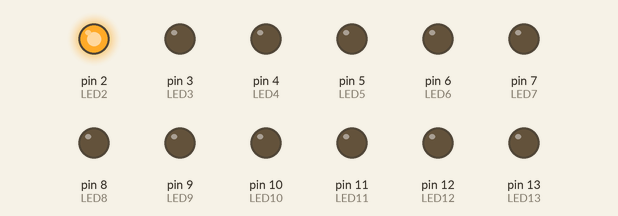
A sketch run on a simulated Arduino Uno, built with avr-gcc and run on an emulated ATmega328P. Parts: output pins drawn as LEDs (lit = HIGH).

Above: at 0.05 s.
At 0.85 s:
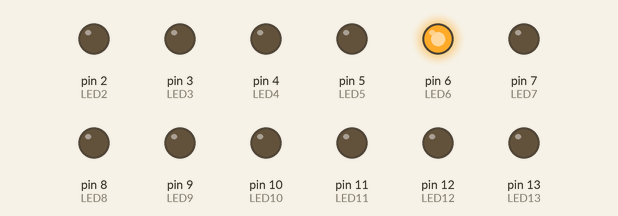
At 1.45 s:
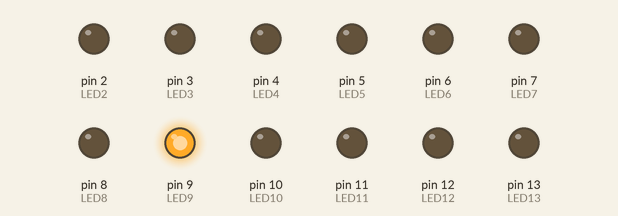
At 2.75 s:
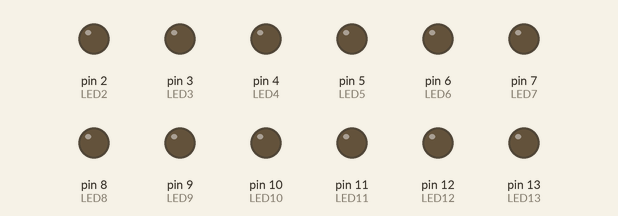
At 4.05 s:
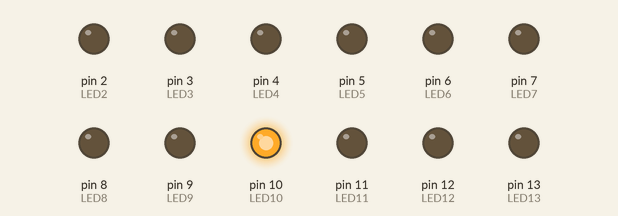
At 5.45 s:
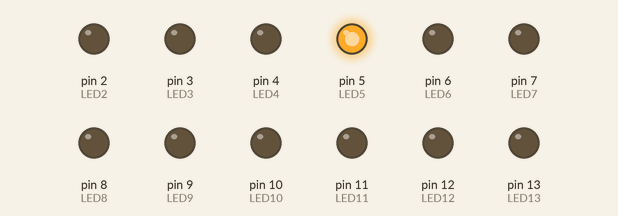
Timing chart, 0 to 5.8 s (numbered marks = the images above):
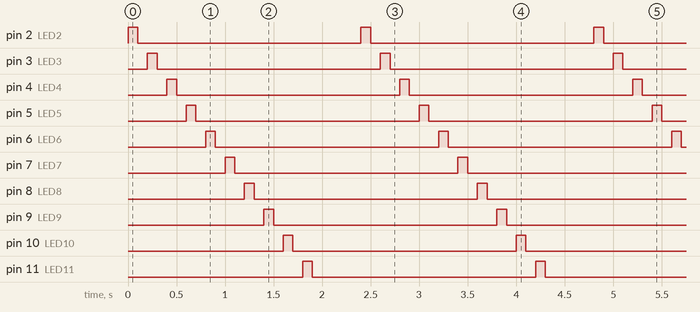

Measured:
- by itself, pin 2 (LED2), pin 3 (LED3), pin 4 (LED4), pin 5 (LED5), pin 6 (LED6), pin 7 (LED7), pin 8 (LED8), pin 9 (LED9), pin 10 (LED10), pin 11 (LED11), pin 12 (LED12), pin 13 (LED13): alternates HIGH for 0.10 s and LOW for 2.3 s
- by itself, everything shown: repeats every 2.4 s, in 24 steps

The sketch:

simple_chaser.ino
```cpp
int LED13 = 13;
int LED12 = 12;
int LED11 = 11;
int LED10 = 10;
int LED9 = 9;
int LED8 = 8;
int LED7 = 7;
int LED6 = 6;
int LED5 = 5;
int LED4 = 4;
int LED3 = 3;
int LED2 = 2;

void setup() {
   pinMode(LED2, OUTPUT);
   pinMode(LED3, OUTPUT);
   pinMode(LED4, OUTPUT);
   pinMode(LED5, OUTPUT);
   pinMode(LED6, OUTPUT);
   pinMode(LED7, OUTPUT);
   pinMode(LED8, OUTPUT);
   pinMode(LED9, OUTPUT);
   pinMode(LED10, OUTPUT);
   pinMode(LED11, OUTPUT);
   pinMode(LED12, OUTPUT);
   pinMode(LED13, OUTPUT);
}


void loop() {
  digitalWrite(LED2, HIGH);
  delay(100);
  digitalWrite(LED2, LOW);
  delay(100);
  digitalWrite(LED3, HIGH);
  delay(100);
  digitalWrite(LED3, LOW);
  delay(100);
  digitalWrite(LED4, HIGH);
  delay(100);
  digitalWrite(LED4, LOW);
  delay(100);
  digitalWrite(LED5, HIGH);
  delay(100);
  digitalWrite(LED5, LOW);
  delay(100);
  digitalWrite(LED6, HIGH);
  delay(100);
  digitalWrite(LED6, LOW);
  delay(100);
  digitalWrite(LED7, HIGH);
  delay(100);
  digitalWrite(LED7, LOW);
  delay(100);
  digitalWrite(LED8, HIGH);
  delay(100);
  digitalWrite(LED8, LOW);
  delay(100);
  digitalWrite(LED9, HIGH);
  delay(100);
  digitalWrite(LED9, LOW);
  delay(100);
  digitalWrite(LED10, HIGH);
  delay(100);
  digitalWrite(LED10, LOW);
  delay(100);
  digitalWrite(LED11, HIGH);
  delay(100);
  digitalWrite(LED11, LOW);
  delay(100);
  digitalWrite(LED12, HIGH);
  delay(100);
  digitalWrite(LED12, LOW);
  delay(100);
  digitalWrite(LED13, HIGH);
  delay(100);
  digitalWrite(LED13, LOW);
  delay(100);
}
```
